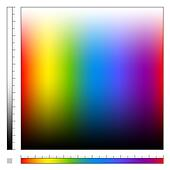
#> input picture 4 sem/4/1.bmp, 170 x 170 px
$ python 10.py
#> lines starting #> are read from the running program, lines starting #| are printed output that depends on the picture
from PIL import Image, ImageEnhance

print ("Enter K1: ")
K1 = float(input())
#> the answer given: 3
print ("Enter K2: ")
K2 = float(input())
#> the answer given: 3
im = Image.open(input('Enter InputFile: '))
#> the answer given: 1.bmp
#> im is the input picture: PIL image 170x170 RGB; mean R, G, B 157.5, 149.1, 149.8

brightness = ImageEnhance.Brightness(im)
imout = brightness.enhance(K1)
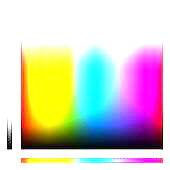
#> imout: PIL image 170x170 RGB; mean R, G, B 211.1, 204, 194.9
contrast = ImageEnhance.Contrast(imout)
imoutput = contrast.enhance(K2)
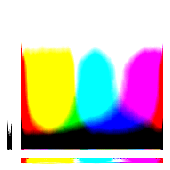
#> imoutput: PIL image 170x170 RGB; mean R, G, B 197.5, 190.9, 183.9
imoutput.save('Output.bmp')

$ run again, on 4 sem/4/3.bmp
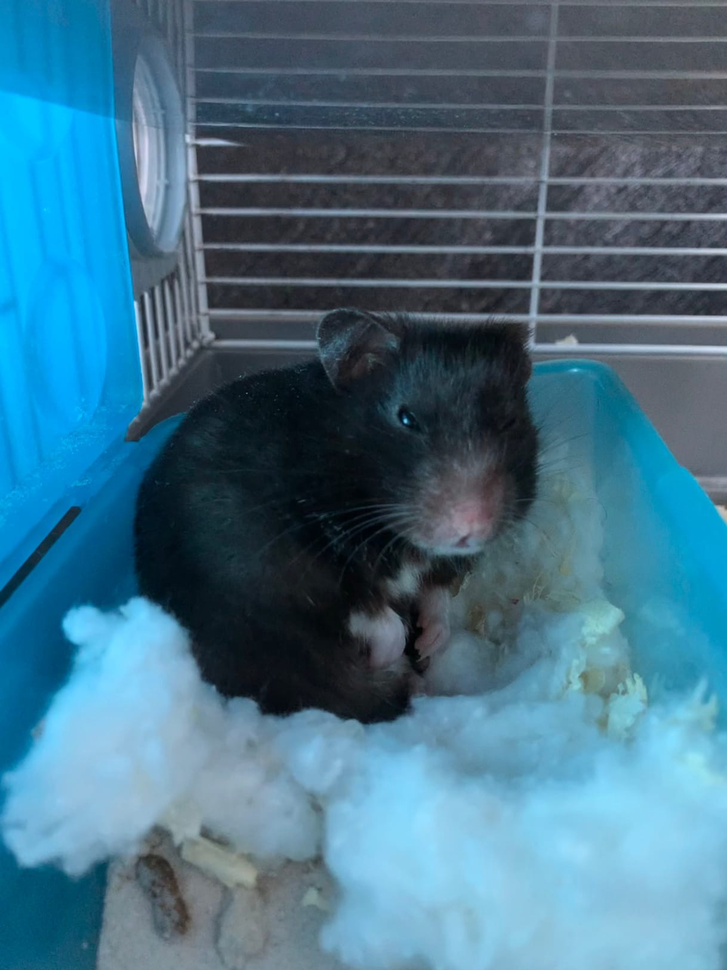
#> input picture 4 sem/4/3.bmp, 727 x 970 px, shrunk from 1218 x 1624 before the run
#> im is the input picture: PIL image 727x970 RGB; mean R, G, B 68.4, 113.3, 135.9
#> `imout = brightness.enhance(K1)`:
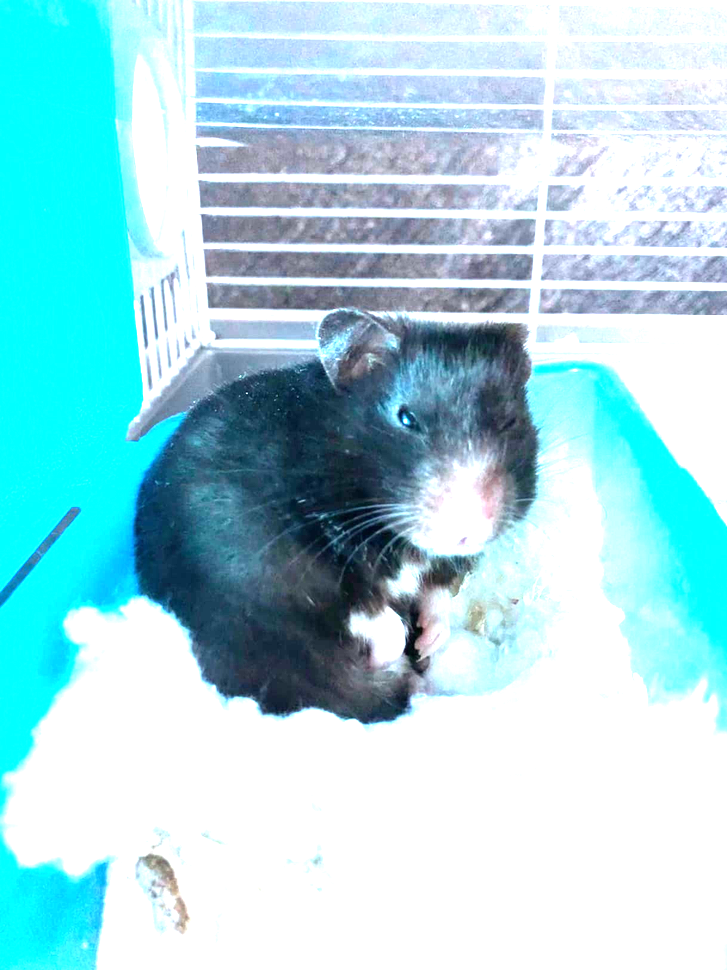
#> imout: PIL image 727x970 RGB; mean R, G, B 164.7, 218, 226.1
#> `imoutput = contrast.enhance(K2)`:
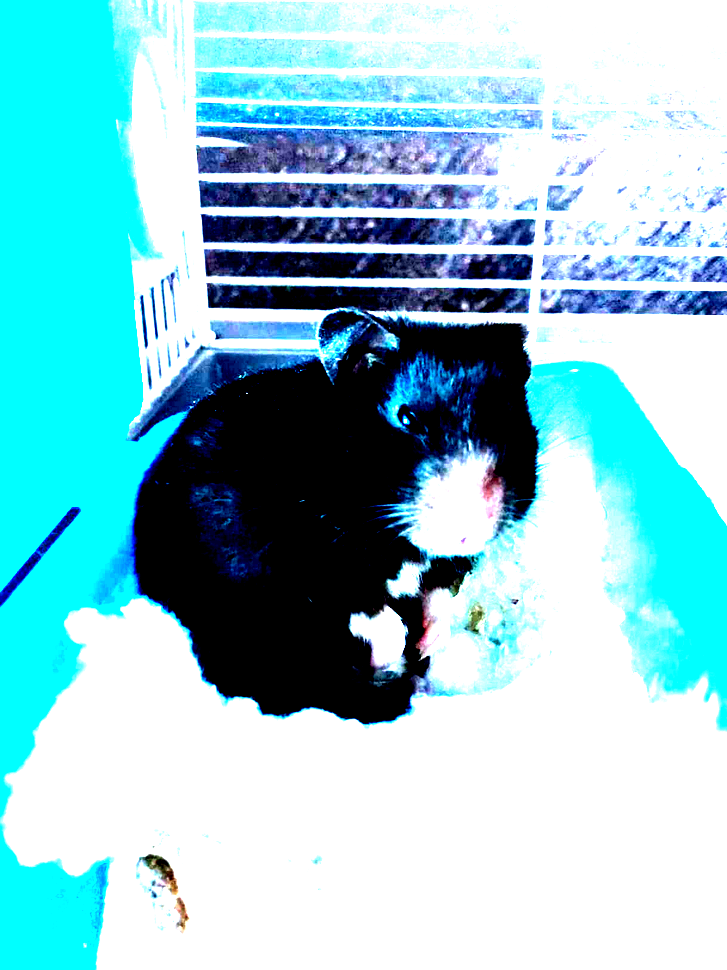
#> imoutput: PIL image 727x970 RGB; mean R, G, B 144.1, 201.6, 210.7
